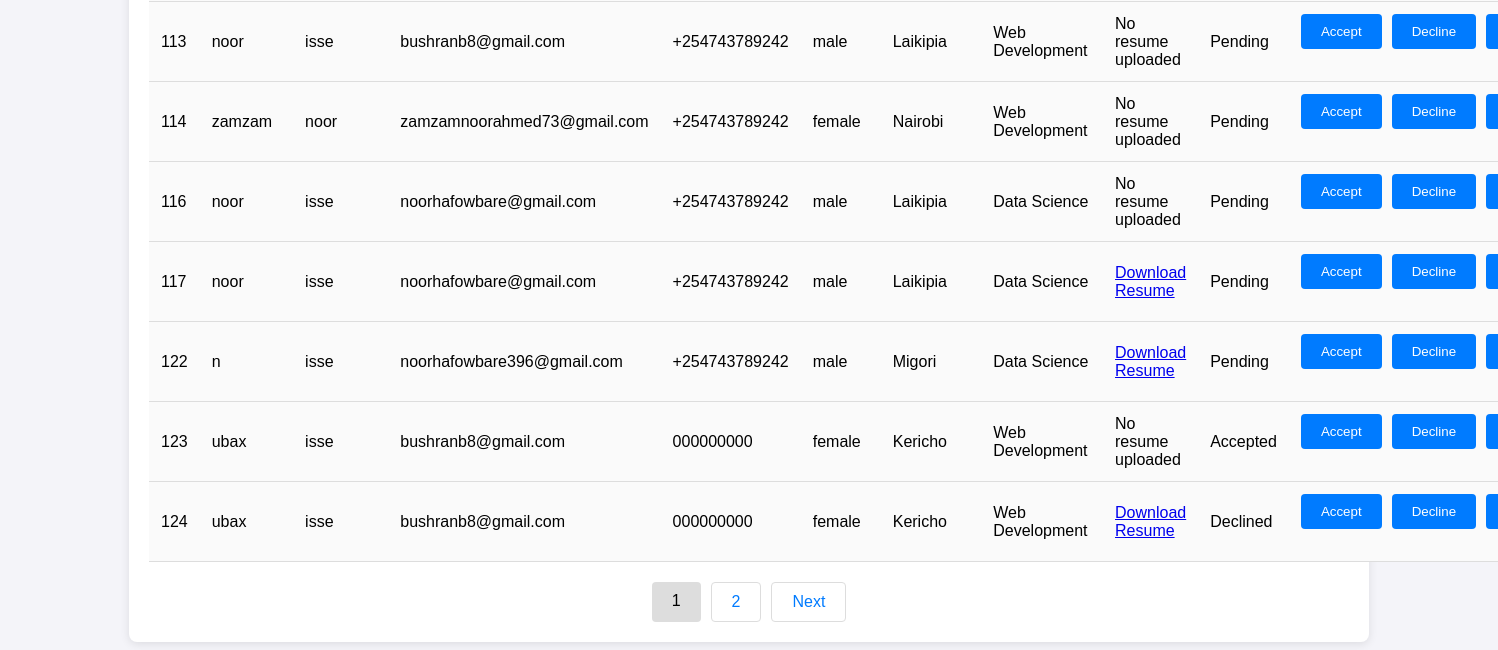
The page /admin/applications (lower part) on the database as committed earlier.
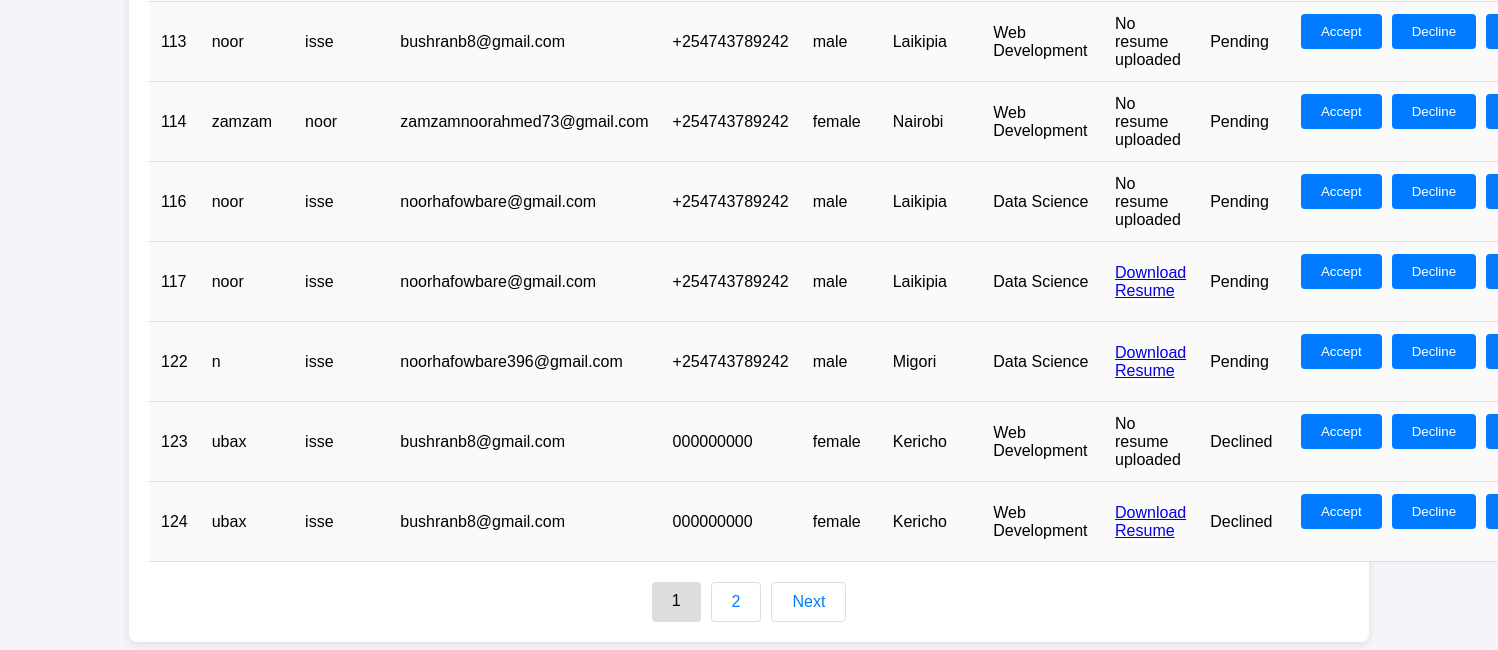
The same page on the database as committed later.
### tables this page shows
CREATE TABLE applications (
                    id INTEGER PRIMARY KEY AUTOINCREMENT,
                    first_name TEXT NOT NULL,
                    last_name TEXT NOT NULL,
                    email TEXT NOT NULL,
                    phone TEXT NOT NULL,
                    gender TEXT NOT NULL,
                    county TEXT NOT NULL,
                    course TEXT NOT NULL
                , status TEXT DEFAULT 'Pending', resume_path TEXT);

### app.py (the view)
@app.route('/admin/applications')
def view_applications():
    search = request.args.get('search', '')  # Search functionality
    page = request.args.get('page', 1, type=int)
    per_page = 80  # Number of records per page
    offset = (page - 1) * per_page
    conn = get_db_connection()
    search_query = f"%{search}%"  # Format search term for SQL LIKE
    applications = conn.execute(
        'SELECT * FROM applications WHERE first_name LIKE ? OR last_name LIKE ? LIMIT ? OFFSET ?',
        (search_query, search_query, per_page, offset)
    ).fetchall()
    total_query = 'SELECT COUNT(*) FROM applications WHERE first_name LIKE ? OR last_name LIKE ?'
    total = conn.execute(total_query, (search_query, search_query)).fetchone()[0]
    conn.close()
    return render_template('applications.html', applications=applications, page=page, per_page=per_page, total=total, search=search)

### app.py (called while the page is built)
def get_db_connection():
    conn = sqlite3.connect('database.db')
    conn.row_factory = sqlite3.Row
    return conn

### templates/applications.html (shortened to what this page needs)
<!DOCTYPE html>
<html lang="en">
  <head>
    <link
      rel="stylesheet"
      href="{{ url_for('static', filename='css/applications.css') }}"
    />
    <link
      href="https://cdn.jsdelivr.net/npm/sweetalert2@11/dist/sweetalert2.min.css"
      rel="stylesheet"
    />
  </head>
  <body>
    <div class="container">
      <table>
        <tbody>
          {% for application in applications %}
          <tr>
            <td>{{ application.id }}</td>
            <td>{{ application.first_name }}</td>
            <td>{{ application.last_name }}</td>
            <td>{{ application.email }}</td>
            <td>{{ application.phone }}</td>
            <td>{{ application.gender }}</td>
            <td>{{ application.county }}</td>
            <td>{{ application.course }}</td>
            <td>
              {% if application.resume_path %}
              <a
                href="{{ url_for('download_file', filename=application.resume_path.split('/')[-1]) }}"
                target="_blank"
                >Download Resume</a
              >
              {% else %} No resume uploaded {% endif %}
            </td>
            <td>
              <span class="status-label {{ application.status | lower }}"
                >{{ application.status }}</span
              >
            </td>
            <td>
              <div class="actions-container">
                <form
                  action="/accept_application/{{ application.id }}"
                  method="POST"
                  style="display: inline"
                >
                  <button type="submit" class="btn btn-success">Accept</button>
                </form>
                <form
                  action="/decline_application/{{ application.id }}"
                  method="POST"
                  style="display: inline"
                >
                  <button type="submit" class="btn btn-danger">Decline</button>
                </form>
                <form
                  action="/delete_application/{{ application.id }}"
                  method="POST"
                  style="display: inline"
                >
                  <button type="submit" class="btn btn-delete">Delete</button>
                </form>
              </div>
            </td>
          </tr>
          {% endfor %}
        </tbody>
      </table>
<div class="pagination">
  {% for p in range(1, total // per_page + 2) %}
    {% if p == page %}
      <span class="current-page">{{ p }}</span>
    {% else %}
      <a href="{{ url_for('view_applications', page=p, search=search) }}">{{ p }}</a>
    {% endif %}
  {% endfor %}
  {% if page * per_page < total %}
    <a href="{{ url_for('view_applications', page=page+1, search=search) }}">Next</a>
  {% endif %}
</div>
  </body>
</html>

### static/css/applications.css (style rules this page uses)
body { font-family: Arial, sans-serif; background-color: #f4f4f9; margin: 0; padding: 0; }
.container { width: 90%; max-width: 1200px; margin: 20px auto; padding: 20px; background-color: #fff; border-radius: 8px; box-shadow: 0 2px 10px rgba(0, 0, 0, 0.1); }
table { width: 100%; border-collapse: collapse; margin-top: 20px; }
tr:nth-child(even) { background-color: #f9f9f9; }
tr:nth-child(odd) { background-color: #ffffff; }
.pagination { display: flex; justify-content: center; margin-top: 20px; }
.pagination a { padding: 10px 20px; text-decoration: none; color: #007bff; border: 1px solid #ddd; border-radius: 4px; margin: 0 5px; transition: background-color 0.3s ease; }
.pagination span { padding: 10px 20px; margin: 0 5px; background-color: #ddd; border-radius: 4px; }

Rows that differ between the two databases and show on the page:
changed applications id 123: status "Accepted" → "Declined"
